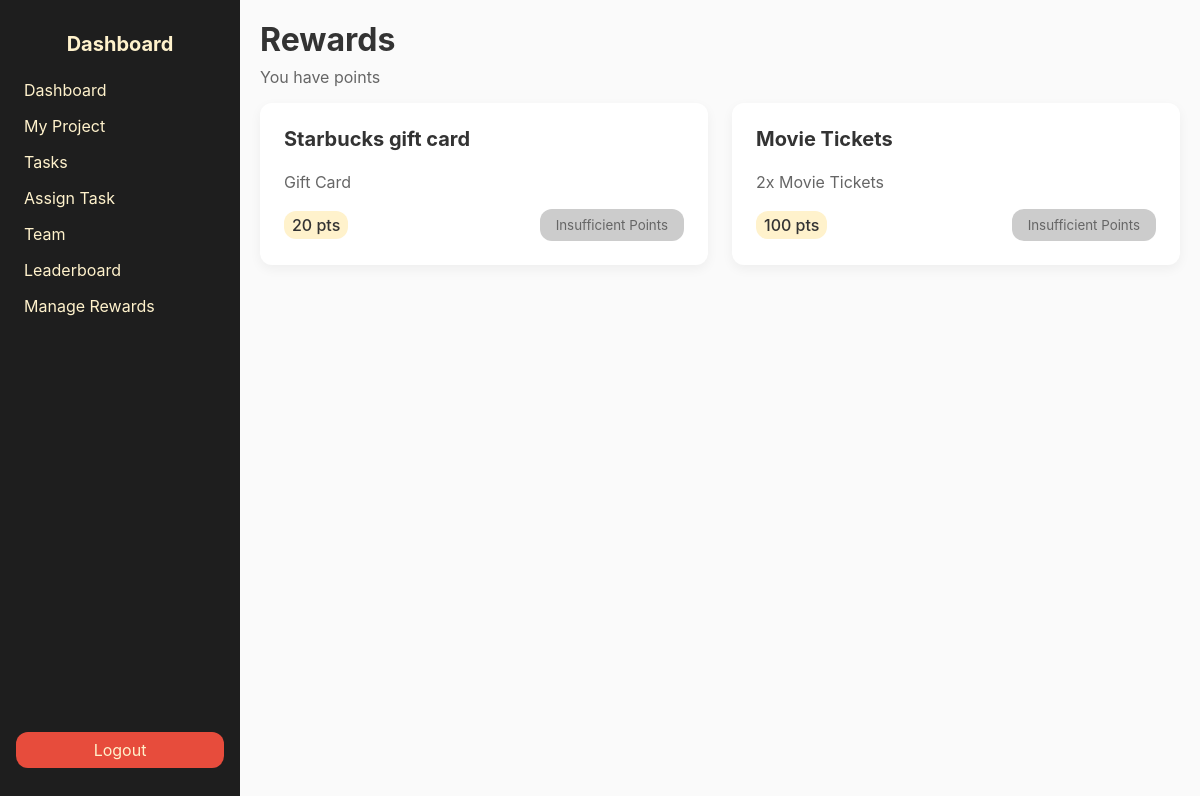
Page /rewards.php (signed in) on the committed database.
### tables this page shows
CREATE TABLE `rewards` (
  `Reward_ID` int(11) NOT NULL,
  `Name` varchar(255) DEFAULT NULL,
  `Description` text DEFAULT NULL,
  `Image_URL` text DEFAULT NULL,
  `Point_Cost` int(11) DEFAULT NULL
);

### rewards.php (the view, shortened to what this page needs)
<?php
include __DIR__ . '/includes/db_connection.php';
$user_id = $_SESSION['user_id'];
$role    = $_SESSION['role'];
$ptsStmt = $conn->prepare("
    SELECT `Points_Earned`
    FROM `Gamification`
    WHERE `User_ID` = ?
");
$ptsStmt->bind_param("i", $user_id);
$ptsStmt->execute();
$ptsStmt->bind_result($userPts);
$sql = "
    SELECT `Reward_ID`,
           `Name`,
           `Description`,
           `Image_URL`,
           `Point_Cost`
    FROM `Rewards`
    ORDER BY `Point_Cost` ASC
";
$rewards = $conn->query($sql);
?>
<!DOCTYPE html>
<html lang="en">
<head>
  <link rel="stylesheet" href="assets/css/styles.css">
</head>
<body>
<div class="sidebar">
  <h2>Dashboard</h2>
  <ul>
    <?php if ($role === 'Admin' || $role === 'Manager'): ?>
      <li><a href="dashboard.php">Dashboard</a></li>
      <li><a href="my_project.php">My Project</a></li>
      <li><a href="manage_tasks.php">Tasks</a></li>
      <li><a href="assign_tasks.php">Assign Task</a></li>
      <li><a href="team.php">Team</a></li>
      <li><a href="leaderboard.php">Leaderboard</a></li>
      <li><a href="admin_rewards.php" class="active">Manage Rewards</a></li>
    <?php endif; ?>
  </ul>
  <a href="logout.php" class="logout-button">Logout</a>
</div>
<div class="main-content">
  <header>
    <h1>Rewards</h1>
    <p class="current-points">You have <strong><?= htmlspecialchars($userPts) ?></strong> points</p>
  </header>
  <?php if ($rewards->num_rows > 0): ?>
    <div class="rewards-grid">
      <?php while ($r = $rewards->fetch_assoc()): ?>
        <div class="reward-card">
          <h3><?= htmlspecialchars($r['Name']) ?></h3>
          <p><?= nl2br(htmlspecialchars($r['Description'] ?: '—')) ?></p>
          <div class="card-footer">
            <span class="cost-badge"><?= htmlspecialchars($r['Point_Cost']) ?> pts</span>
            <form method="POST" action="redeem_reward.php">
              <button
                type="submit"
                class="redeem-btn"
                <?= $userPts < $r['Point_Cost'] ? 'disabled' : '' ?>
              >
                <?= $userPts < $r['Point_Cost'] ? 'Insufficient Points' : 'Redeem' ?>
              </button>
            </form>
          </div>
        </div>
      <?php endwhile; ?>
    </div>
  <?php else: ?>
    <div class="no-tasks">No rewards available at the moment.</div>
  <?php endif; ?>
</div>
</body>
</html>

### assets/css/styles.css (style rules this page uses)
:root { --color-bg: #fafafa; --color-sidebar: #1e1e1e; --color-accent: #ffb400; --color-accent-light: #fff2cc; --color-primary-text: #333; --color-secondary-text: #666; --radius: 12px; --shadow: 0 4px 12px rgba(0,0,0,0.05); --font-base: 'Inter', sans-serif; }
* { box-sizing: border-box; margin: 0; padding: 0; font-family: var(--font-base); }
body { display: flex; background: var(--color-bg); color: var(--color-primary-text); height: 100vh; overflow: hidden; }
.sidebar { width: 240px; background: var(--color-sidebar); padding: 2rem 1rem; display: flex; flex-direction: column; }
.sidebar h2 { color: var(--color-accent-light); margin-bottom: 1.5rem; font-size: 1.25rem; text-align: center; }
.sidebar ul { list-style: none; flex: 1; }
.sidebar li + li { margin-top: 1rem; }
.sidebar a { color: var(--color-accent-light); text-decoration: none; padding: .5rem; border-radius: var(--radius); transition: background .2s; }
.logout-button { margin-top: auto; padding: .75rem; background: #e74c3c; color: #fff; text-align: center; border-radius: var(--radius); text-decoration: none; }
.main-content { flex: 1; background: var(--color-bg); padding: 20px; overflow: auto; scroll-behavior: smooth; }
html, body { height: 100%; margin: 0; padding: 0; }
body { font-family: var(--font-base, Arial, sans-serif); }
.current-points { margin-top: 0.5rem; color: var(--color-secondary-text); }
.rewards-grid { display: grid; grid-template-columns: repeat(auto-fit, minmax(280px, 1fr)); gap: 1.5rem; padding: 1rem 0; }
.reward-card { background: #fff; border-radius: var(--radius); box-shadow: var(--shadow); padding: 1.5rem; display: flex; flex-direction: column; justify-content: space-between; }
.reward-card h3 { margin: 0 0 .75rem; font-size: 1.25rem; color: var(--color-primary-text); }
.reward-card p { flex-grow: 1; margin: .5rem 0 1rem; color: var(--color-secondary-text); line-height: 1.4; }
.card-footer { display: flex; justify-content: space-between; align-items: center; }
.cost-badge { display: inline-block; padding: .25rem .5rem; border-radius: var(--radius); background: var(--color-accent-light); color: var(--color-primary-text); font-weight: 500; }
.redeem-btn { padding: .5rem 1rem; background: var(--color-accent); color: #fff; border: none; border-radius: var(--radius); cursor: pointer; transition: background .2s; }
.redeem-btn:disabled { background: #ccc; color: #666; cursor: not-allowed; }

### rows in the picture
rewards: Name "Starbucks gift card", Description "Gift Card", Point_Cost "20", shows "Insufficient Points"
rewards: Name "Movie Tickets", Description "2x Movie Tickets", Point_Cost "100", shows "Insufficient Points"
